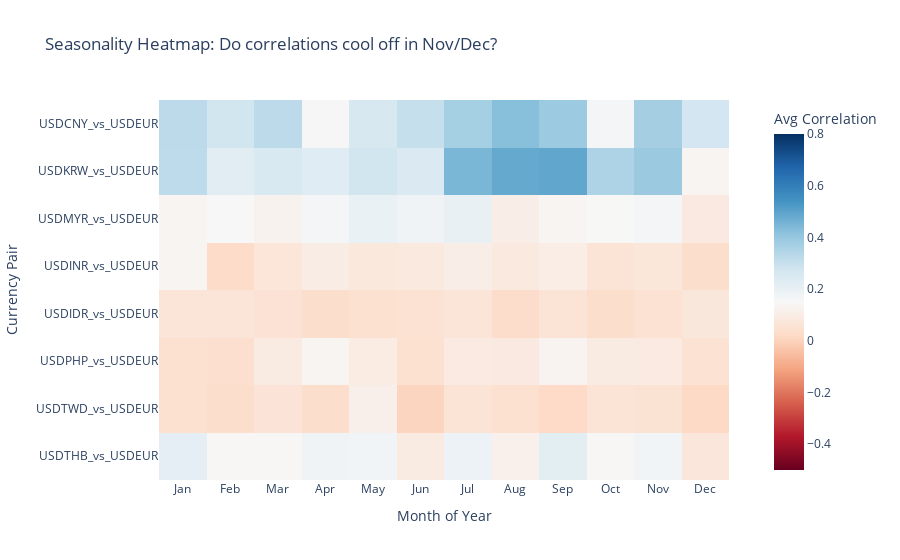

Notebook code cell kept with this figure:
### Code cell
# correlation ag eur

# 1. Create a Month column
daily_corr['Month'] = daily_corr.index.month

# 2. Group by Month and take the average (Aggregating all years together)
# This creates a "Typical Year" profile for each currency
seasonality_matrix = daily_corr.groupby('Month')[usdeur_cols].mean().T

# 3. Plot Heatmap
fig = px.imshow(seasonality_matrix,
                labels=dict(x="Month of Year", y="Currency Pair", color="Avg Correlation"),
                x=['Jan', 'Feb', 'Mar', 'Apr', 'May', 'Jun', 'Jul', 'Aug', 'Sep', 'Oct', 'Nov', 'Dec'],
                color_continuous_scale='RdBu', # Red=High Corr, Blue=Inverse/Low
                zmin=-0.5, zmax=0.8, # Lock scale to see contrast
                title="Seasonality Heatmap: Do correlations cool off in Nov/Dec?")

fig.show()

### Figure 1 — Plotly figure (JSON) as saved in the notebook; plotly's stock layout.template omitted (floating-point values rounded to 4 significant figures)
{"data": [{"coloraxis": "coloraxis", "hovertemplate": "Month of Year: %{x}<br>Currency Pair: %{y}<br>Avg Correlation: %{z}<extra></extra>", "name": "0", "type": "heatmap", "x": ["Jan", "Feb", "Mar", "Apr", "May", "Jun", "Jul", "Aug", "Sep", "Oct", "Nov", "Dec"], "xaxis": "x", "y": ["USDCNY_vs_USDEUR", "USDKRW_vs_USDEUR", "USDMYR_vs_USDEUR", "USDINR_vs_USDEUR", "USDIDR_vs_USDEUR", "USDPHP_vs_USDEUR", "USDTWD_vs_USDEUR", "USDTHB_vs_USDEUR"], "yaxis": "y", "z": [[0.323, 0.2755, 0.3242, 0.1545, 0.2557, 0.3026, 0.3706, 0.4269, 0.3892, 0.1633, 0.3715, 0.2702], [0.3212, 0.2212, 0.2538, 0.2322, 0.2755, 0.2492, 0.4491, 0.482, 0.4909, 0.3518, 0.3928, 0.137], [0.1365, 0.1512, 0.1247, 0.1646, 0.1939, 0.1783, 0.1981, 0.107, 0.1353, 0.1481, 0.1624, 0.08683], [0.1363, 0.02569, 0.06901, 0.09842, 0.07903, 0.08437, 0.1077, 0.08537, 0.1027, 0.06081, 0.0708, 0.03543], [0.06737, 0.06672, 0.05409, 0.03485, 0.04599, 0.0533, 0.06869, 0.03095, 0.05971, 0.03378, 0.05258, 0.07567], [0.04387, 0.03768, 0.09366, 0.1354, 0.09511, 0.0455, 0.08961, 0.08646, 0.1305, 0.09391, 0.09054, 0.05114], [0.04816, 0.03416, 0.06335, 0.0336, 0.1149, 0.006531, 0.05884, 0.0465, 0.02153, 0.05774, 0.05527, 0.01766], [0.2118, 0.1434, 0.145, 0.1765, 0.1716, 0.0921, 0.1886, 0.1166, 0.2185, 0.1459, 0.1697, 0.07294]]}], "layout": {"coloraxis": {"cmax": 0.8, "cmin": -0.5, "colorbar": {"title": {"text": "Avg Correlation"}}, "colorscale": [[0, "rgb(103,0,31)"], [0.1, "rgb(178,24,43)"], [0.2, "rgb(214,96,77)"], [0.3, "rgb(244,165,130)"], [0.4, "rgb(253,219,199)"], [0.5, "rgb(247,247,247)"], [0.6, "rgb(209,229,240)"], [0.7, "rgb(146,197,222)"], [0.8, "rgb(67,147,195)"], [0.9, "rgb(33,102,172)"], [1, "rgb(5,48,97)"]]}, "title": {"text": "Seasonality Heatmap: Do correlations cool off in Nov/Dec?"}, "xaxis": {"anchor": "y", "constrain": "domain", "domain": [0, 1], "scaleanchor": "y", "title": {"text": "Month of Year"}}, "yaxis": {"anchor": "x", "autorange": "reversed", "constrain": "domain", "domain": [0, 1], "title": {"text": "Currency Pair"}}}}
